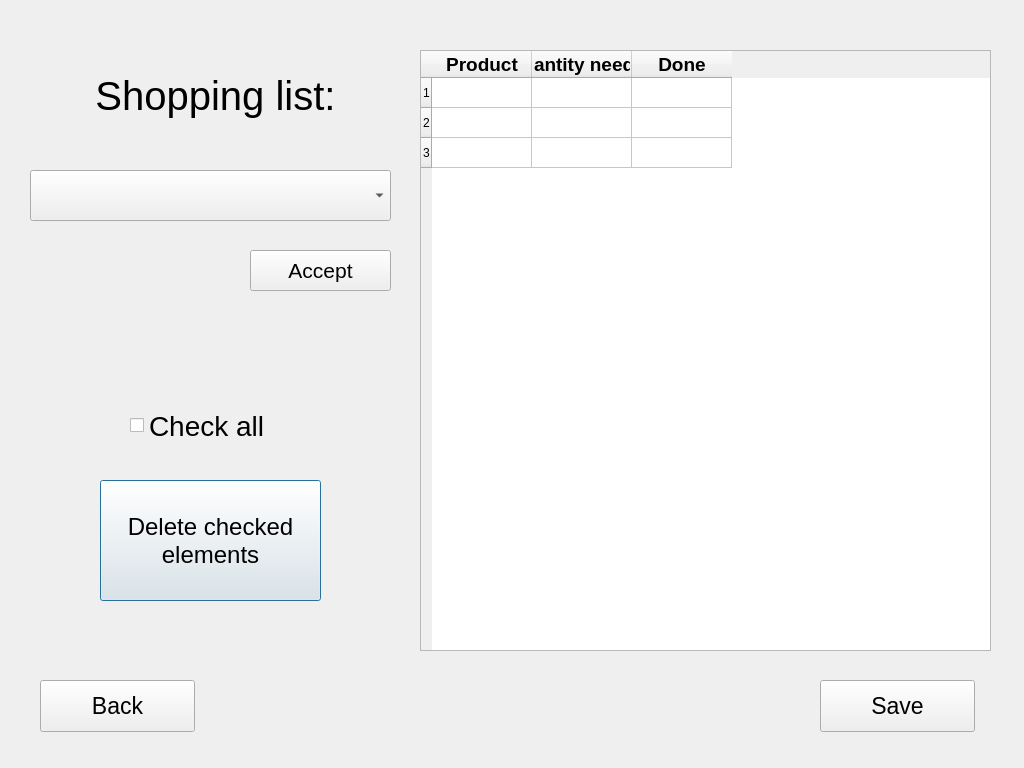
<?xml version="1.0" encoding="UTF-8"?>
<ui version="4.0">
 <class>Dialog</class>
 <widget class="QDialog" name="Dialog">
  <property name="geometry">
   <rect>
    <x>0</x>
    <y>0</y>
    <width>1024</width>
    <height>768</height>
   </rect>
  </property>
  <property name="windowTitle">
   <string>Dialog</string>
  </property>
  <widget class="QLabel" name="label">
   <property name="geometry">
    <rect>
     <x>60</x>
     <y>60</y>
     <width>311</width>
     <height>71</height>
    </rect>
   </property>
   <property name="font">
    <font>
     <pointsize>30</pointsize>
    </font>
   </property>
   <property name="text">
    <string>Shopping list:</string>
   </property>
   <property name="alignment">
    <set>Qt::AlignCenter</set>
   </property>
  </widget>
  <widget class="QTableWidget" name="shoppingListTable">
   <property name="geometry">
    <rect>
     <x>420</x>
     <y>50</y>
     <width>571</width>
     <height>601</height>
    </rect>
   </property>
   <row>
    <property name="text">
     <string>1</string>
    </property>
   </row>
   <row>
    <property name="text">
     <string>2</string>
    </property>
   </row>
   <row>
    <property name="text">
     <string>3</string>
    </property>
   </row>
   <column>
    <property name="text">
     <string>Product</string>
    </property>
    <property name="font">
     <font>
      <pointsize>14</pointsize>
      <weight>75</weight>
      <bold>true</bold>
     </font>
    </property>
   </column>
   <column>
    <property name="text">
     <string>Quantity needed</string>
    </property>
    <property name="font">
     <font>
      <pointsize>14</pointsize>
      <weight>75</weight>
      <bold>true</bold>
     </font>
    </property>
   </column>
   <column>
    <property name="text">
     <string>Done</string>
    </property>
    <property name="font">
     <font>
      <pointsize>14</pointsize>
      <weight>75</weight>
      <bold>true</bold>
     </font>
    </property>
   </column>
  </widget>
  <widget class="QPushButton" name="deleteButton">
   <property name="geometry">
    <rect>
     <x>100</x>
     <y>480</y>
     <width>221</width>
     <height>121</height>
    </rect>
   </property>
   <property name="font">
    <font>
     <pointsize>18</pointsize>
    </font>
   </property>
   <property name="text">
    <string>Delete checked
elements</string>
   </property>
  </widget>
  <widget class="QCheckBox" name="checkAllBox">
   <property name="geometry">
    <rect>
     <x>130</x>
     <y>390</y>
     <width>161</width>
     <height>71</height>
    </rect>
   </property>
   <property name="font">
    <font>
     <pointsize>21</pointsize>
    </font>
   </property>
   <property name="text">
    <string>Check all</string>
   </property>
   <property name="checked">
    <bool>false</bool>
   </property>
   <property name="tristate">
    <bool>false</bool>
   </property>
  </widget>
  <widget class="QPushButton" name="slBack">
   <property name="geometry">
    <rect>
     <x>40</x>
     <y>680</y>
     <width>155</width>
     <height>52</height>
    </rect>
   </property>
   <property name="font">
    <font>
     <pointsize>17</pointsize>
     <weight>50</weight>
     <bold>false</bold>
    </font>
   </property>
   <property name="text">
    <string>Back</string>
   </property>
  </widget>
  <widget class="QComboBox" name="allProductsList">
   <property name="geometry">
    <rect>
     <x>30</x>
     <y>170</y>
     <width>361</width>
     <height>51</height>
    </rect>
   </property>
   <property name="font">
    <font>
     <pointsize>14</pointsize>
    </font>
   </property>
  </widget>
  <widget class="QPushButton" name="addAccept">
   <property name="geometry">
    <rect>
     <x>250</x>
     <y>250</y>
     <width>141</width>
     <height>41</height>
    </rect>
   </property>
   <property name="font">
    <font>
     <pointsize>16</pointsize>
     <weight>50</weight>
     <bold>false</bold>
    </font>
   </property>
   <property name="text">
    <string>Accept</string>
   </property>
  </widget>
  <widget class="QPushButton" name="saveList">
   <property name="geometry">
    <rect>
     <x>820</x>
     <y>680</y>
     <width>155</width>
     <height>52</height>
    </rect>
   </property>
   <property name="font">
    <font>
     <pointsize>17</pointsize>
     <weight>50</weight>
     <bold>false</bold>
    </font>
   </property>
   <property name="text">
    <string>Save</string>
   </property>
  </widget>
 </widget>
 <resources/>
 <connections/>
</ui>
